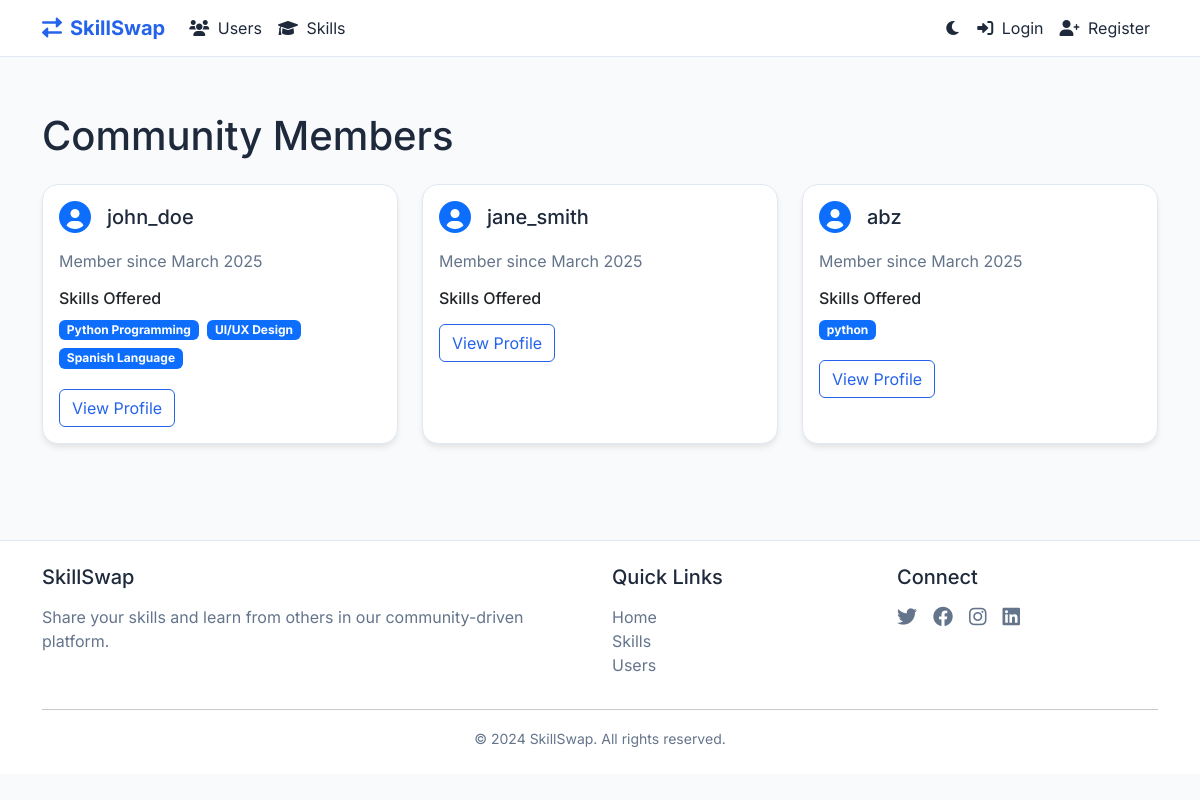
Screenshot of /users with the database file from the repository.
### app.py (models this page shows)
class User(UserMixin, db.Model):
    id = db.Column(db.Integer, primary_key=True)
    username = db.Column(db.String(80), unique=True, nullable=False)
    email = db.Column(db.String(120), unique=True, nullable=False)
    password_hash = db.Column(db.String(256), nullable=False)
    created_at = db.Column(db.DateTime, default=datetime.utcnow)
    is_verified = db.Column(db.Boolean, default=False)
    is_admin = db.Column(db.Boolean, default=False)
    skills = db.relationship('Skill', backref='user', lazy=True)
    verification_requests = db.relationship('VerificationRequest', backref='user', lazy=True)

class Skill(db.Model):
    id = db.Column(db.Integer, primary_key=True)
    name = db.Column(db.String(100), nullable=False)
    description = db.Column(db.Text, nullable=False)
    category = db.Column(db.String(50), nullable=False)
    icon = db.Column(db.String(50), nullable=False, default='graduation-cap')
    teacher_id = db.Column(db.Integer, db.ForeignKey('user.id'), nullable=False)
    created_at = db.Column(db.DateTime, default=datetime.utcnow)

### app.py (the view)
@app.route('/users')
def users_list():
    users = User.query.filter_by(is_admin=False).all()
    return render_template('users_list.html', users=users)

### app.py (called while the page is built)
@app.context_processor
def utility_processor():
    def is_admin():
        if current_user.is_authenticated:
            return current_user.is_admin
        return False
    return dict(is_admin=is_admin)

@app.context_processor
def unread_messages_count():
    count = 0
    if current_user.is_authenticated:
        count = Message.query.filter_by(recipient_id=current_user.id, read=False).count()
    return dict(unread_messages_count=count)

### templates/users_list.html (shortened to what this page needs)
{% extends "base.html" %}
{% block content %}
<div class="container py-5">
    <h1 class="mb-4 animate-on-scroll">Community Members</h1>
    <div class="row g-4">
        {% for user in users %}
        <div class="col-md-4">
            <div class="card h-100 animate-on-scroll">
                <div class="card-body">
                    <div class="d-flex align-items-center mb-3">
                        <i class="fas fa-user-circle fa-2x me-3 text-primary"></i>
                        <h5 class="card-title mb-0">{{ user.username }}</h5>
                    </div>
                    <p class="card-text text-muted">Member since {{ user.created_at.strftime('%B %Y') }}</p>
                    <div class="mt-3">
                        <h6 class="mb-2">Skills Offered</h6>
                        {% for skill in user.skills %}
                        <span class="badge bg-primary me-1 mb-1">{{ skill.name }}</span>
                        {% endfor %}
                    </div>
                    <div class="mt-3">
                        <a href="{{ url_for('user_profile', user_id=user.id) }}" class="btn btn-outline-primary">
                            View Profile
                        </a>
                    </div>
                </div>
            </div>
        </div>
        {% endfor %}
    </div>
</div>
{% endblock %}

### static/css/style.css (style rules this page uses)
:root { --bg-primary: #ffffff; --bg-secondary: #f8fafc; --text-primary: #1e293b; --text-secondary: #64748b; --primary-color: #2563eb; --primary-hover: #1d4ed8; --card-bg: #ffffff; --border-color: #e2e8f0; --shadow-color: rgba(0, 0, 0, 0.1); --section-bg: #f8fafc; --muted-color: #64748b; }
body { font-family: 'Inter', system-ui, -apple-system, sans-serif; background-color: var(--bg-secondary); color: var(--text-primary); transition: background-color 0.3s, color 0.3s; }
.card { background-color: var(--card-bg); border: 1px solid var(--border-color); border-radius: 1rem; box-shadow: 0 4px 6px -1px var(--shadow-color); transition: transform 0.2s, box-shadow 0.2s; }
.card-title { color: var(--text-primary); }
.card-text { color: var(--text-secondary); }
.btn-outline-primary { color: var(--primary-color); border-color: var(--primary-color); }
.text-muted { color: var(--muted-color) !important; }
.badge { color: #ffffff !important; }
.animate-fade-in { animation: fadeIn 0.5s ease forwards; }

### rows the page displays
User: username "john_doe", created_at "March 2025"
Skill: name "Python Programming"
Skill: name "UI/UX Design"
Skill: name "Spanish Language"
User: username "jane_smith", created_at "March 2025"
User: username "abz", created_at "March 2025"
Skill: name "python"

### other values shown
{{ now.year if now else 2024 }} "2024"
